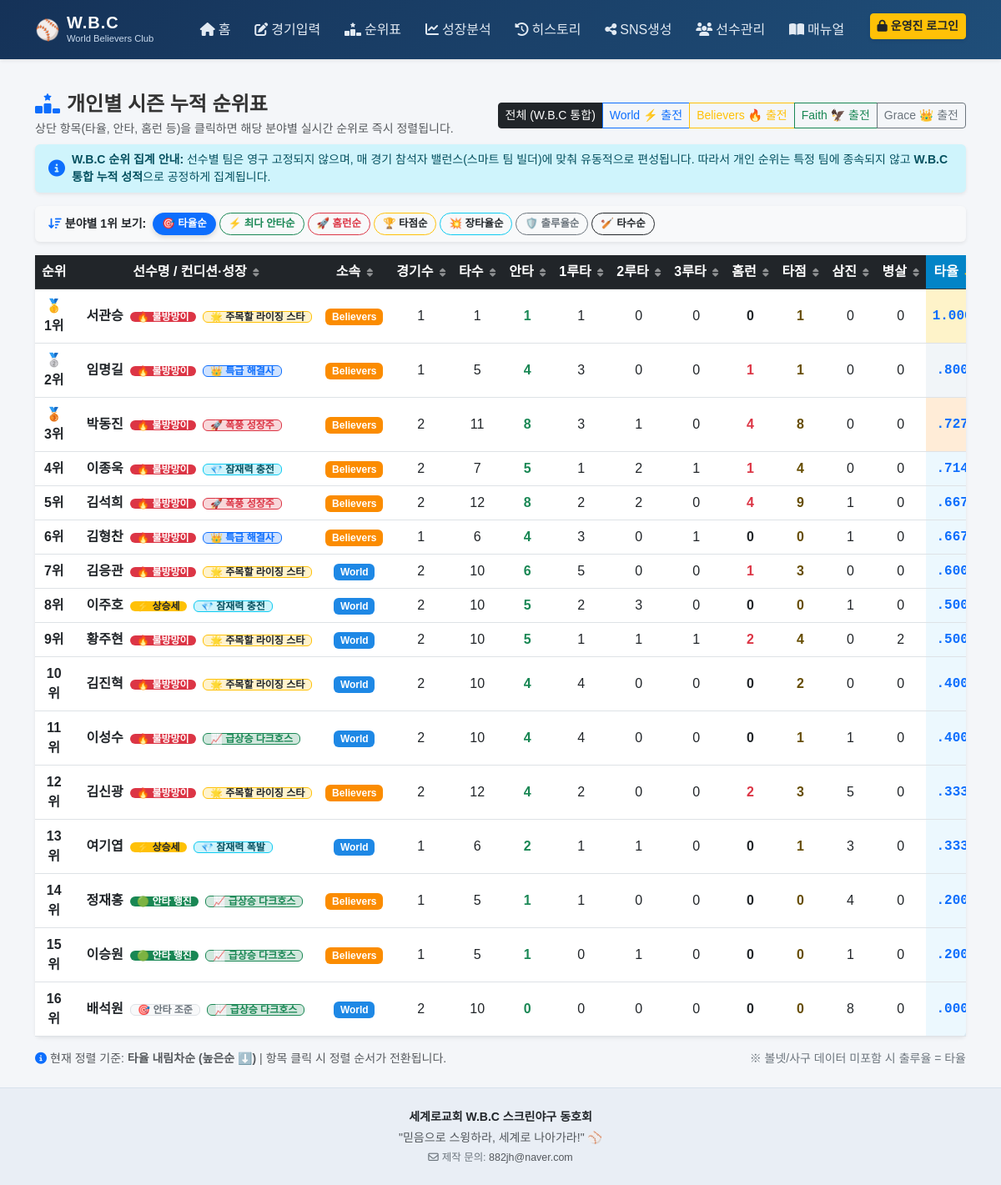
Before: /rankings with the older database file.
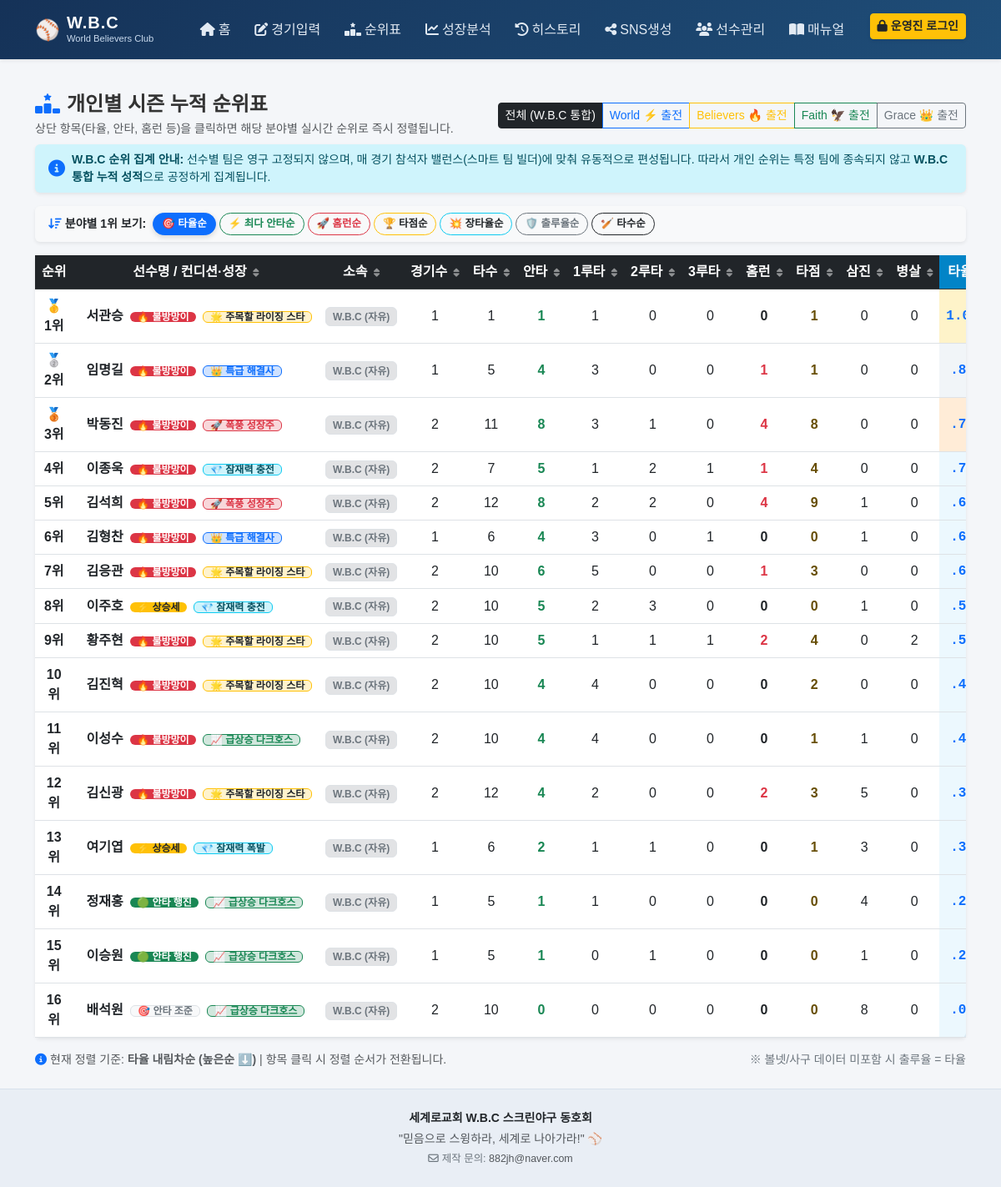
After: the same page with the newer database file.
### tables this page shows
CREATE TABLE players (
            id        INTEGER PRIMARY KEY AUTOINCREMENT,
            name      TEXT NOT NULL,
            team      TEXT NOT NULL,
            is_active INTEGER DEFAULT 1,
            created_at TEXT DEFAULT (datetime('now','localtime'))
        );

### app.py (the view)
@app.route('/rankings')
def rankings():
    team = request.args.get('team','all')
    where = 'AND (p.team=? OR p.id IN (SELECT player_id FROM batting_records WHERE team=?))' if team != 'all' else ''
    params = [team, team] if team != 'all' else []
    conn = get_db()
    rows = conn.execute(f'''
        SELECT p.id,p.name,p.team,
               (SELECT team FROM batting_records WHERE player_id=p.id ORDER BY game_id DESC LIMIT 1) recent_team,
               COUNT(DISTINCT br.game_id) games,
               SUM(br.ab) tab, SUM(br.hits) th,
               SUM(br.singles) t1b, SUM(br.doubles) t2b, SUM(br.triples) t3b,
               SUM(br.hr) thr, SUM(br.rbi) trbi, SUM(br.k) tk, SUM(br.dp) tdp,
               CASE WHEN SUM(br.ab)>0
                    THEN ROUND(CAST(SUM(br.hits) AS REAL)/SUM(br.ab),3) ELSE 0 END savg,
               CASE WHEN SUM(br.ab)>0
                    THEN ROUND(CAST(SUM(br.singles)+SUM(br.doubles)*2+SUM(br.triples)*3+SUM(br.hr)*4 AS REAL)/SUM(br.ab),3) ELSE 0 END sslg,
               CASE WHEN SUM(br.ab)>0
                    THEN ROUND(CAST(SUM(br.hits) AS REAL)/SUM(br.ab),3) ELSE 0 END sobp,
               MAX(br.game_id) last_game_id
        FROM players p
        LEFT JOIN batting_records br ON br.player_id=p.id
        WHERE p.is_active=1 {where}
        GROUP BY p.id HAVING SUM(br.ab)>=1
        ORDER BY savg DESC, th DESC, tab DESC
    ''', params).fetchall()
    badges_map = get_all_player_badges(conn)
    players_list = []
    for r in rows:
        d = dict(r)
        pid = d['id']
        badges = badges_map.get(pid, {})
        d['condition_badge'] = badges.get('condition')
        d['growth_badge'] = badges.get('growth')
        players_list.append(d)
    conn.close()
    return render_template('rankings.html', players=players_list, team_filter=team)

### templates/rankings.html (shortened to what this page needs)
{% extends 'base.html' %}
{% block content %}
<div class="d-flex justify-content-between align-items-center mb-2 flex-wrap gap-2">
    <div>
        <h4 class="fw-bold mb-1"><i class="fa-solid fa-ranking-star text-primary me-2"></i>개인별 시즌 누적 순위표</h4>
        <p class="text-muted small mb-0">상단 항목(타율, 안타, 홈런 등)을 클릭하면 해당 분야별 실시간 순위로 즉시 정렬됩니다.</p>
    </div>
    <div class="btn-group" role="group">
        <a href="{{ url_for('rankings', team='all') }}" class="btn btn-sm {{ 'btn-dark' if team_filter == 'all' else 'btn-outline-dark' }}">전체 (W.B.C 통합)</a>
        <a href="{{ url_for('rankings', team='World') }}" class="btn btn-sm {{ 'btn-primary' if team_filter == 'World' else 'btn-outline-primary' }}">World ⚡ 출전</a>
        <a href="{{ url_for('rankings', team='Believers') }}" class="btn btn-sm {{ 'btn-warning text-dark' if team_filter == 'Believers' else 'btn-outline-warning' }}">Believers 🔥 출전</a>
        <a href="{{ url_for('rankings', team='Faith') }}" class="btn btn-sm {{ 'btn-success' if team_filter == 'Faith' else 'btn-outline-success' }}">Faith 🦅 출전</a>
        <a href="{{ url_for('rankings', team='Grace') }}" class="btn btn-sm {{ 'btn-secondary' if team_filter == 'Grace' else 'btn-outline-secondary' }}">Grace 👑 출전</a>
    </div>
</div>
<div class="alert alert-info border-0 shadow-sm py-2 px-3 small d-flex align-items-center mb-3">
    <i class="fa-solid fa-circle-info text-primary me-2 fs-5"></i>
    <div>
        <strong>W.B.C 순위 집계 안내:</strong> 선수별 팀은 영구 고정되지 않으며, 매 경기 참석자 밸런스(스마트 팀 빌더)에 맞춰 유동적으로 편성됩니다. 따라서 개인 순위는 특정 팀에 종속되지 않고 <strong>W.B.C 통합 누적 성적</strong>으로 공정하게 집계됩니다.
    </div>
</div>
<div class="card shadow-sm border-0 mb-3 bg-light">
    <div class="card-body py-2 px-3 d-flex align-items-center gap-2 flex-wrap">
        <span class="text-dark small fw-bold text-nowrap">
            <i class="fa-solid fa-arrow-down-wide-short text-primary me-1"></i>분야별 1위 보기:
        </span>
        <div class="d-flex gap-1 flex-wrap">
            <button type="button" class="btn btn-sm btn-outline-primary sort-preset-btn active" data-col="savg">🎯 타율순</button>
            <button type="button" class="btn btn-sm btn-outline-success sort-preset-btn" data-col="th">⚡ 최다 안타순</button>
            <button type="button" class="btn btn-sm btn-outline-danger sort-preset-btn" data-col="thr">🚀 홈런순</button>
            <button type="button" class="btn btn-sm btn-outline-warning text-dark sort-preset-btn" data-col="trbi">🏆 타점순</button>
            <button type="button" class="btn btn-sm btn-outline-info text-dark sort-preset-btn" data-col="sslg">💥 장타율순</button>
            <button type="button" class="btn btn-sm btn-outline-secondary sort-preset-btn" data-col="sobp">🛡️ 출루율순</button>
            <button type="button" class="btn btn-sm btn-outline-dark sort-preset-btn" data-col="tab">🏏 타수순</button>
        </div>
    </div>
</div>
<div class="card shadow-sm border-0">
    <div class="table-responsive">
        <table class="table table-hover align-middle mb-0 text-center" id="rankingsTable" style="min-width: 950px;">
            <thead class="table-dark text-nowrap">
                <tr>
                    <th style="width: 75px;">순위</th>
                    <th class="sortable-th" data-col="name" data-type="text" style="width: 220px; min-width: 190px;" title="클릭하여 선수명 정렬">
                        선수명 / 컨디션·성장 <i class="fa-solid fa-sort sort-icon"></i>
                    </th>
                    <th class="sortable-th" data-col="team" data-type="text" style="width: 95px;" title="클릭하여 소속 정렬">
                        소속 <i class="fa-solid fa-sort sort-icon"></i>
                    </th>
                    <th class="sortable-th" data-col="games" data-type="num" style="width: 55px;" title="클릭하여 경기수 정렬">
                        경기수 <i class="fa-solid fa-sort sort-icon"></i>
                    </th>
                    <th class="sortable-th" data-col="tab" data-type="num" style="width: 55px;" title="클릭하여 타수 정렬">
                        타수 <i class="fa-solid fa-sort sort-icon"></i>
                    </th>
                    <th class="sortable-th" data-col="th" data-type="num" style="width: 55px;" title="클릭하여 최다 안타 정렬">
                        안타 <i class="fa-solid fa-sort sort-icon"></i>
                    </th>
                    <th class="sortable-th" data-col="t1b" data-type="num" style="width: 55px;" title="클릭하여 1루타 정렬">
                        1루타 <i class="fa-solid fa-sort sort-icon"></i>
                    </th>
                    <th class="sortable-th" data-col="t2b" data-type="num" style="width: 55px;" title="클릭하여 2루타 정렬">
                        2루타 <i class="fa-solid fa-sort sort-icon"></i>
                    </th>
                    <th class="sortable-th" data-col="t3b" data-type="num" style="width: 55px;" title="클릭하여 3루타 정렬">
                        3루타 <i class="fa-solid fa-sort sort-icon"></i>
                    </th>
                    <th class="sortable-th" data-col="thr" data-type="num" style="width: 55px;" title="클릭하여 홈런 정렬">
                        홈런 <i class="fa-solid fa-sort sort-icon"></i>
                    </th>
                    <th class="sortable-th" data-col="trbi" data-type="num" style="width: 55px;" title="클릭하여 타점 정렬">
                        타점 <i class="fa-solid fa-sort sort-icon"></i>
                    </th>
                    <th class="sortable-th" data-col="tk" data-type="num" style="width: 55px;" title="클릭하여 삼진 정렬">
                        삼진 <i class="fa-solid fa-sort sort-icon"></i>
                    </th>
                    <th class="sortable-th" data-col="tdp" data-type="num" style="width: 55px;" title="클릭하여 병살 정렬">
                        병살 <i class="fa-solid fa-sort sort-icon"></i>
                    </th>
                    <th class="sortable-th active-sort" data-col="savg" data-type="num" style="width: 75px;" title="클릭하여 타율 정렬">
                        타율
                    </th>
                </tr>
            </thead>
            <tbody>
                {% for p in players %}
                {% set rank_class = 'rank-gold' if loop.index == 1 else ('rank-silver' if loop.index == 2 else ('rank-bronze' if loop.index == 3 else '')) %}
                <tr class="{{ rank_class }}">
                    <td class="fw-bold rank-cell" data-col="rank" data-val="{{ loop.index }}">
                    </td>
                    <td class="fw-bold text-nowrap text-start ps-3" data-col="name" data-val="{{ p.name }}">
                        <a href="{{ url_for('analytics_page', player_id=p.id) }}" class="text-decoration-none text-dark hover-primary" title="성장 분석 차트 보기">
                            {{ p.name }}
                        </a>
                        {% if p.condition_badge %}
                            <span class="badge {{ p.condition_badge.class }} py-0 px-2 ms-1 small" title="{{ p.condition_badge.desc }}">
                                {{ p.condition_badge.emoji }} {{ p.condition_badge.text }}
                            </span>
                        {% endif %}
                        {% if p.growth_badge %}
                            <span class="badge {{ p.growth_badge.class }} py-0 px-2 ms-1 small" title="{{ p.growth_badge.desc }}">
                                {{ p.growth_badge.emoji }} {{ p.growth_badge.text }}
                            </span>
                        {% endif %}
                    </td>
                    <td data-col="team" data-val="{{ p.team }}">
                        {% if p.team == 'World' %}
                            <span class="badge badge-world">World</span>
                        {% elif p.team == 'Believers' %}
                            <span class="badge badge-believers">Believers</span>
                        {% elif p.team == 'Faith' %}
                            <span class="badge badge-faith">Faith</span>
                        {% elif p.team == 'Grace' %}
                            <span class="badge badge-grace">Grace</span>
                        {% else %}
                            <span class="badge bg-secondary-subtle text-secondary border">W.B.C (자유)</span>
                        {% endif %}
                    </td>
                    <td data-col="games" data-val="{{ p.games }}">{{ p.games }}</td>
                    <td data-col="tab" data-val="{{ p.tab }}">{{ p.tab }}</td>
                    <td class="fw-bold text-success" data-col="th" data-val="{{ p.th }}">{{ p.th }}</td>
                    <td data-col="t1b" data-val="{{ p.t1b }}">{{ p.t1b }}</td>
                    <td data-col="t2b" data-val="{{ p.t2b }}">{{ p.t2b }}</td>
                    <td data-col="t3b" data-val="{{ p.t3b }}">{{ p.t3b }}</td>
                    <td class="fw-bold {{ 'text-danger' if p.thr > 0 else '' }}" data-col="thr" data-val="{{ p.thr }}">{{ p.thr }}</td>
                    <td class="fw-bold text-warning-emphasis" data-col="trbi" data-val="{{ p.trbi }}">{{ p.trbi }}</td>
                    <td data-col="tk" data-val="{{ p.tk }}">{{ p.tk }}</td>
                    <td data-col="tdp" data-val="{{ p.tdp }}">{{ p.tdp }}</td>
                    <td class="stat-mono fw-bold text-primary fs-6 sorted-col-cell" data-col="savg" data-val="{{ p.savg }}">
                        {{ p.savg | rate }}
                    </td>
                </tr>
                {% else %}
                <tr>
                    <td colspan="16" class="py-4 text-muted">등록된 기록이 없습니다.</td>
                </tr>
                {% endfor %}
            </tbody>
        </table>
    </div>
</div>
<div class="mt-3 d-flex justify-content-between align-items-center flex-wrap gap-2 text-muted small">
    <div id="sortStatusText">
    </div>
    <div class="text-secondary">
        ※ 볼넷/사구 데이터 미포함 시 출루율 = 타율
    </div>
</div>
{% endblock %}

### templates/base.html (shortened to what this page needs)
<!DOCTYPE html>
<html lang="ko">
<head>
    <link href="https://cdn.jsdelivr.net/npm/bootstrap@5.3.0/dist/css/bootstrap.min.css" rel="stylesheet">
    <link rel="stylesheet" href="https://cdnjs.cloudflare.com/ajax/libs/font-awesome/6.4.0/css/all.min.css">
    <link rel="stylesheet" href="{{ url_for('static', filename='css/style.css') }}">
</head>
<body>
    <nav class="navbar navbar-expand-lg navbar-dark navbar-custom sticky-top shadow-sm">
        <div class="container">
            <a class="navbar-brand fw-bold d-flex align-items-center gap-2" href="{{ url_for('index') }}">
                <span class="fs-4">⚾</span>
                <div>
                    <div class="brand-title">W.B.C</div>
                    <div class="brand-sub">World Believers Club</div>
                </div>
            </a>
            <div class="collapse navbar-collapse" id="navbarContent">
                <ul class="navbar-nav ms-auto mb-2 mb-lg-0 fw-medium">
                    <li class="nav-item">
                        <a class="nav-link" href="{{ url_for('index') }}"><i class="fa-solid fa-house me-1"></i>홈</a>
                    </li>
                    <li class="nav-item">
                        <a class="nav-link" href="{{ url_for('game_new') }}"><i class="fa-solid fa-pen-to-square me-1"></i>경기입력</a>
                    </li>
                    <li class="nav-item">
                        <a class="nav-link" href="{{ url_for('rankings') }}"><i class="fa-solid fa-ranking-star me-1"></i>순위표</a>
                    </li>
                    <li class="nav-item">
                        <a class="nav-link" href="{{ url_for('analytics_page') }}"><i class="fa-solid fa-chart-line me-1"></i>성장분석</a>
                    </li>
                    <li class="nav-item">
                        <a class="nav-link" href="{{ url_for('history') }}"><i class="fa-solid fa-clock-rotate-left me-1"></i>히스토리</a>
                    </li>
                    <li class="nav-item">
                        <a class="nav-link" href="{{ url_for('sns_page') }}"><i class="fa-solid fa-share-nodes me-1"></i>SNS생성</a>
                    </li>
                    <li class="nav-item">
                        <a class="nav-link" href="{{ url_for('players_page') }}"><i class="fa-solid fa-users me-1"></i>선수관리</a>
                    </li>
                    <li class="nav-item">
                        <a class="nav-link" href="{{ url_for('manual_page') }}"><i class="fa-solid fa-book-open me-1"></i>매뉴얼</a>
                    </li>
                    {% if is_admin %}
                    <li class="nav-item d-flex align-items-center ms-lg-3 my-2 my-lg-0">
                        <span class="badge bg-success-subtle text-success border border-success-subtle px-2 py-1 me-2" title="현재 경기 입력, 수정, 삭제가 가능합니다.">
                            <i class="fa-solid fa-lock-open me-1"></i>운영진 모드
                        </span>
                        <a href="{{ url_for('logout') }}" class="btn btn-sm btn-outline-light text-nowrap">
                            <i class="fa-solid fa-arrow-right-from-bracket me-1"></i>로그아웃
                        </a>
                    </li>
                    {% else %}
                    <li class="nav-item ms-lg-3 my-2 my-lg-0">
                        <button type="button" class="btn btn-sm btn-warning text-dark fw-bold text-nowrap shadow-sm" data-bs-toggle="modal" data-bs-target="#adminLoginModal">
                            <i class="fa-solid fa-lock me-1"></i>운영진 로그인
                        </button>
                    </li>
                    {% endif %}
                </ul>
            </div>
        </div>
    </nav>
    <main class="container my-4">
        {% block content %}{% endblock %}
    </main>
    <footer class="footer-custom py-4 mt-auto">
        <div class="container text-center text-muted small">
            <p class="mb-1 fw-bold text-dark">세계로교회 W.B.C 스크린야구 동호회</p>
            <p class="mb-1">"믿음으로 스윙하라, 세계로 나아가라!" ⚾</p>
            <p class="mb-0 text-secondary" style="font-size: 0.78rem;">
                <i class="fa-regular fa-envelope me-1"></i>제작 문의: <a href="mailto:882jh@naver.com" class="text-decoration-none text-muted fw-medium">882jh@naver.com</a>
            </p>
        </div>
    </footer>
</body>
</html>

Changed rows visible on the page:
changed players "서관승": team "Believers" → "W.B.C (자유)"
changed players "임명길": team "Believers" → "W.B.C (자유)"
changed players "박동진": team "Believers" → "W.B.C (자유)"
changed players "이종욱": team "Believers" → "W.B.C (자유)"
changed players "김석희": team "Believers" → "W.B.C (자유)"
changed players "김형찬": team "Believers" → "W.B.C (자유)"
changed players "김응관": team "World" → "W.B.C (자유)"
changed players "이주호": team "World" → "W.B.C (자유)"
changed players "황주현": team "World" → "W.B.C (자유)"
changed players "김진혁": team "World" → "W.B.C (자유)"
changed players "이성수": team "World" → "W.B.C (자유)"
changed players "김신광": team "Believers" → "W.B.C (자유)"
changed players "여기엽": team "World" → "W.B.C (자유)"
changed players "정재홍": team "Believers" → "W.B.C (자유)"
changed players "이승원": team "Believers" → "W.B.C (자유)"
changed players "배석원": team "World" → "W.B.C (자유)"
